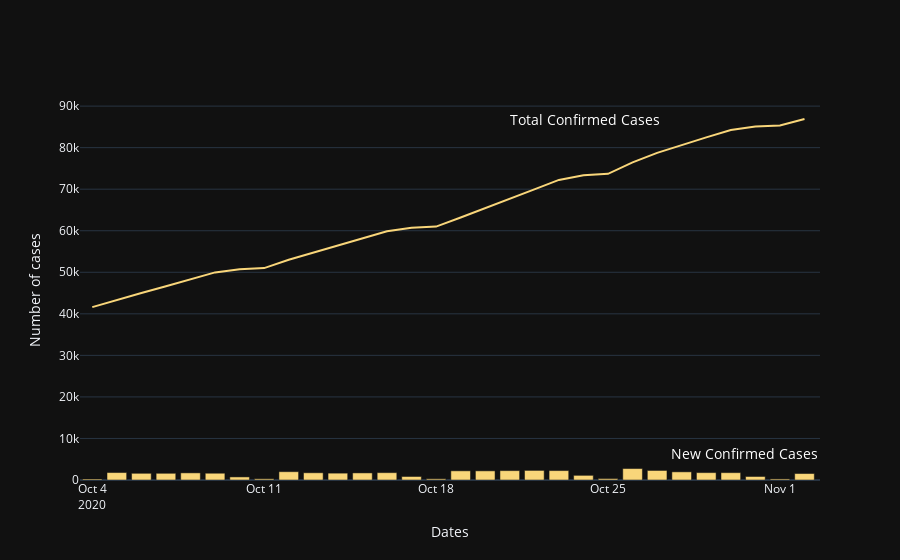

Write notebook code for a chart like this one.
### Code cell
confirmed_cases(all_df[select_df],last_days)

### Figure 1 — Plotly figure (JSON) as saved in the notebook; plotly's stock layout.template omitted (floating-point values rounded to 4 significant figures)
{"data": [{"line": {"color": "#f9d67a"}, "mode": "lines", "showlegend": false, "type": "scatter", "x": ["2020-10-04", "2020-10-05", "2020-10-06", "2020-10-07", "2020-10-08", "2020-10-09", "2020-10-10", "2020-10-11", "2020-10-12", "2020-10-13", "2020-10-14", "2020-10-15", "2020-10-16", "2020-10-17", "2020-10-18", "2020-10-19", "2020-10-20", "2020-10-21", "2020-10-22", "2020-10-23", "2020-10-24", "2020-10-25", "2020-10-26", "2020-10-27", "2020-10-28", "2020-10-29", "2020-10-30", "2020-10-31", "2020-11-01", "2020-11-02"], "y": [41618, 43408, 45019, 46631, 48343, 49972, 50710, 51004, 53002, 54741, 56389, 58094, 59860, 60704, 60993, 63201, 65400, 67654, 69963, 72227, 73347, 73691, 76444, 78740, 80702, 82475, 84242, 85087, 85342, 86897]}, {"marker": {"color": "#f9d67a"}, "showlegend": false, "type": "bar", "x": ["2020-10-04", "2020-10-05", "2020-10-06", "2020-10-07", "2020-10-08", "2020-10-09", "2020-10-10", "2020-10-11", "2020-10-12", "2020-10-13", "2020-10-14", "2020-10-15", "2020-10-16", "2020-10-17", "2020-10-18", "2020-10-19", "2020-10-20", "2020-10-21", "2020-10-22", "2020-10-23", "2020-10-24", "2020-10-25", "2020-10-26", "2020-10-27", "2020-10-28", "2020-10-29", "2020-10-30", "2020-10-31", "2020-11-01", "2020-11-02"], "y": [236, 1790, 1611, 1612, 1712, 1629, 738, 294, 1998, 1739, 1648, 1705, 1766, 844, 289, 2208, 2199, 2254, 2309, 2264, 1120, 344, 2753, 2296, 1962, 1773, 1767, 845, 255, 1555]}], "layout": {"annotations": [{"font": {"color": "#ffffff", "size": 14}, "showarrow": false, "text": "Total Confirmed Cases", "x": "2020-11-02", "xshift": -220, "y": 86897}, {"font": {"color": "#ffffff", "size": 14}, "showarrow": false, "text": "New Confirmed Cases", "x": "2020-11-02", "xshift": -60, "y": 1555, "yshift": 20}], "autosize": true, "xaxis": {"autorange": true, "range": ["2020-10-03 12:00", "2020-11-02 16:52:41.857"], "title": {"text": "Dates"}, "type": "date"}, "yaxis": {"autorange": true, "range": [0, 91470.0], "title": {"text": "Number of cases"}, "type": "linear"}}}
